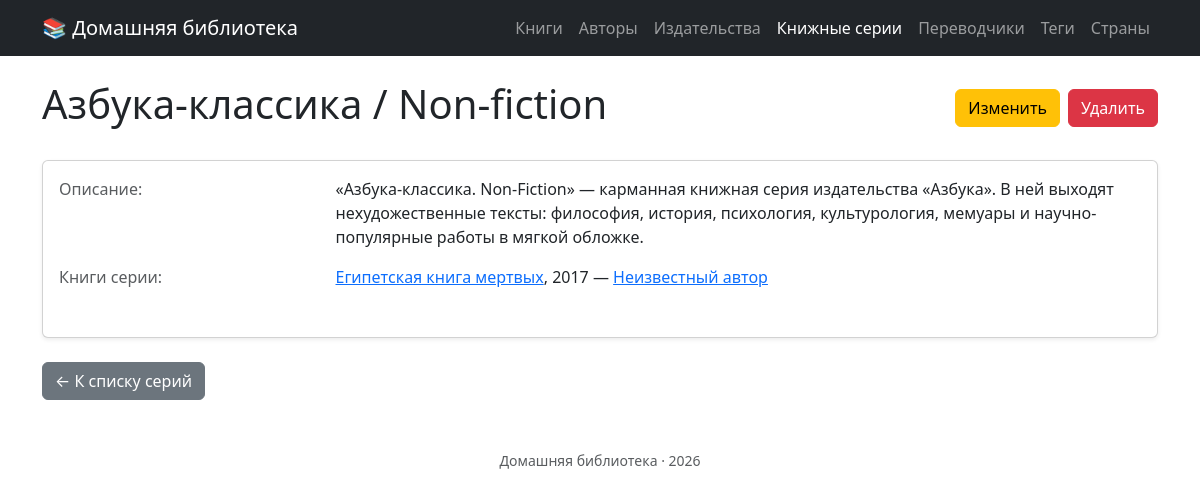
/series/1, run on the app's committed database.
### tables this page shows
CREATE TABLE `series` (
  `id` int unsigned NOT NULL AUTO_INCREMENT,
  `name` varchar(200) NOT NULL,
  `description` text,
  `created_at` datetime NOT NULL DEFAULT CURRENT_TIMESTAMP,
  `updated_at` datetime NOT NULL DEFAULT CURRENT_TIMESTAMP ON UPDATE CURRENT_TIMESTAMP,
  PRIMARY KEY (`id`),
  UNIQUE KEY `uq_series_name` (`name`)
);

CREATE TABLE `books` (
  `id` int unsigned NOT NULL AUTO_INCREMENT,
  `title` varchar(200) DEFAULT NULL,
  `year` smallint unsigned NOT NULL,
  `description` text,
  `country_id` int unsigned DEFAULT NULL,
  `publisher_id` int unsigned DEFAULT NULL,
  `series_id` int unsigned DEFAULT NULL,
  `binding` enum('hardcover','paperback') DEFAULT NULL,
  `pages` int unsigned DEFAULT NULL,
  `print_run` int unsigned DEFAULT NULL,
  `isbn` varchar(17) DEFAULT NULL,
  `created_at` datetime NOT NULL DEFAULT CURRENT_TIMESTAMP,
  `updated_at` datetime NOT NULL DEFAULT CURRENT_TIMESTAMP ON UPDATE CURRENT_TIMESTAMP,
  PRIMARY KEY (`id`),
  KEY `idx_books_year` (`year`),
  KEY `idx_books_title` (`title`(100)),
  KEY `fk_books_country` (`country_id`),
  KEY `fk_books_publisher` (`publisher_id`),
  KEY `fk_books_series` (`series_id`),
  CONSTRAINT `fk_books_country` FOREIGN KEY (`country_id`) REFERENCES `countries` (`id`) ON DELETE SET NULL,
  CONSTRAINT `fk_books_publisher` FOREIGN KEY (`publisher_id`) REFERENCES `publishers` (`id`) ON DELETE SET NULL,
  CONSTRAINT `fk_books_series` FOREIGN KEY (`series_id`) REFERENCES `series` (`id`) ON DELETE SET NULL
);

### src/Presentation/View/series/show.php (the view, shortened to what the rows shown need)
<div class="d-flex justify-content-between align-items-center mb-4">
    <h1><?= htmlspecialchars($series->name()) ?></h1>
    <div class="d-flex gap-2">
        <a href="/series/<?= $series->id() ?>/edit" class="btn btn-warning">Изменить</a>
        <form method="post" action="/series/<?= $series->id() ?>/delete" class="d-inline" onsubmit="return confirm('Удалить серию?')">
            <button type="submit" class="btn btn-danger">Удалить</button>
        </form>
    </div>
</div>
<div class="card shadow-sm">
    <div class="card-body">
        <div class="row mb-3">
            <div class="col-sm-3 text-muted">Описание:</div>
            <div class="col-sm-9">
                <?php if ($series->description() === null): ?>
                    <em class="text-muted">Нет описания</em>
                <?php else: ?>
                    <?= nl2br(htmlspecialchars($series->description())) ?>
                <?php endif; ?>
            </div>
        </div>
        <div class="row mb-3">
            <div class="col-sm-3 text-muted">Книги серии:</div>
            <div class="col-sm-9">
                <?php if ($books === []): ?>
                    <em class="text-muted">Нет книг</em>
                <?php else: ?>
                    <?php foreach ($books as $book): ?>
                        <p>
                            <a href="/books/<?= $book->id() ?>"><?= htmlspecialchars($book->title()) ?></a>,
                            <?= $book->year() ?>
                            <?php
                            $names = [];
                            $links = [];
                            foreach ($book->authorIds() as $authorId) {
                                if (isset($authorsById[$authorId])) {
                                    $names[$authorId] = htmlspecialchars($authorsById[$authorId]->name());
                                    $links[$authorId] = "/authors/" . $authorsById[$authorId]->id();
                                }
                            }
                            if ($names !== []) echo ' — ' ;
                            foreach ($names as $authorId => $name) {
                                ?><a href="<?=$links[$authorId]?>"><?=htmlspecialchars($name);?></a><?
                            }
                            ?>
                        </p>
                    <?php endforeach; ?>
                <?php endif; ?>
            </div>
        </div>
    </div>
</div>
<div class="mt-4">
    <a href="/series" class="btn btn-secondary">← К списку серий</a>
</div>

### src/Presentation/Router.php (shortened to what the rows shown need)
<?php
final class Router
{
    private array $routes = [];
    public function  get(string $path, callable $handler): void{
        $this->routes['GET'][$path] = $handler;
    }
    public function post(string $path, callable $handler): void{
        $this->routes['POST'][$path] = $handler;
    }
    public function run(string $uri, string $method = 'GET'): void{
        $path = parse_url($uri, PHP_URL_PATH);
        foreach($this->routes[$method] as $route => $handler){
            $pattern = preg_replace('#\{[^}]+\}#', '([^/]+)', $route);
            $pattern = '#^' . $pattern . '$#';
            if (preg_match($pattern, $path, $matches)) {
                array_shift($matches);
                $handler(...$matches);
                return;
            }
        }
    }
}

### src/Presentation/View/layout.php (shortened to what the rows shown need)
<!doctype html>
<html lang="ru">
<head>
    <link href="https://cdn.jsdelivr.net/npm/bootstrap@5.3.0/dist/css/bootstrap.min.css" rel="stylesheet">
    <link href="https://cdn.jsdelivr.net/npm/select2@4.1.0-rc.0/dist/css/select2.min.css" rel="stylesheet" />
    <link href="https://cdn.jsdelivr.net/npm/select2-bootstrap-5-theme@1.3.0/dist/select2-bootstrap-5-theme.min.css" rel="stylesheet" />
</head>
<body>
<?php
$currentPath = parse_url($_SERVER['REQUEST_URI'] ?? '/', PHP_URL_PATH);
$isActive = function (string $path, string $prefix): bool {
    if ($prefix === '/') {
        return $path === '/';
    }
    return $path === $prefix || \str_starts_with($path, $prefix . '/');
};
$navItems = [
        ['href' => '/books',       'label' => 'Книги',          'prefix' => '/books'],
        ['href' => '/authors',     'label' => 'Авторы',         'prefix' => '/authors'],
        ['href' => '/publishers',  'label' => 'Издательства',   'prefix' => '/publishers'],
        ['href' => '/series',      'label' => 'Книжные серии',  'prefix' => '/series'],
        ['href' => '/translators', 'label' => 'Переводчики',    'prefix' => '/translators'],
        ['href' => '/tags',        'label' => 'Теги',           'prefix' => '/tags'],
        ['href' => '/countries',   'label' => 'Страны',         'prefix' => '/countries'],
];
?>
<nav class="navbar navbar-expand-lg navbar-dark bg-dark">
    <div class="container">
        <a class="navbar-brand" href="/">📚 Домашняя библиотека</a>
        <ul class="navbar-nav">
            <?php foreach ($navItems as $item): ?>
                <?php $active = $isActive($currentPath, $item['prefix']); ?>
                <li class="nav-item">
                    <a class="nav-link <?= $active ? 'active' : '' ?>"
                       href="<?= htmlspecialchars($item['href']) ?>"
                            <?= $active ? 'aria-current="page"' : '' ?>>
                        <?= htmlspecialchars($item['label']) ?>
                    </a>
                </li>
            <?php endforeach; ?>
        </ul>
    </div>
</nav>
<main class="container my-4">
    <?= $content ?? '' ?>
</main>
<footer class="text-center text-muted py-4">
    <small>Домашняя библиотека · <?= date('Y') ?></small>
</footer>
</body>
</html>

### data on the page
series: label "Книги", label "Авторы", label "Издательства", label "Книжные серии", label "Переводчики", label "Теги", label "Страны", name "Азбука-классика / Non-fiction", description "«Азбука-классика. Non-Fiction» — карманная книжная серия издательства «Азбука». В ней выходят нехудожественные тексты: философия, история, психология, культурология, мемуары и научно-популярные работы в мягкой обложке."
books: title "Египетская книга мертвых", year "2017", name "Неизвестный автор"
